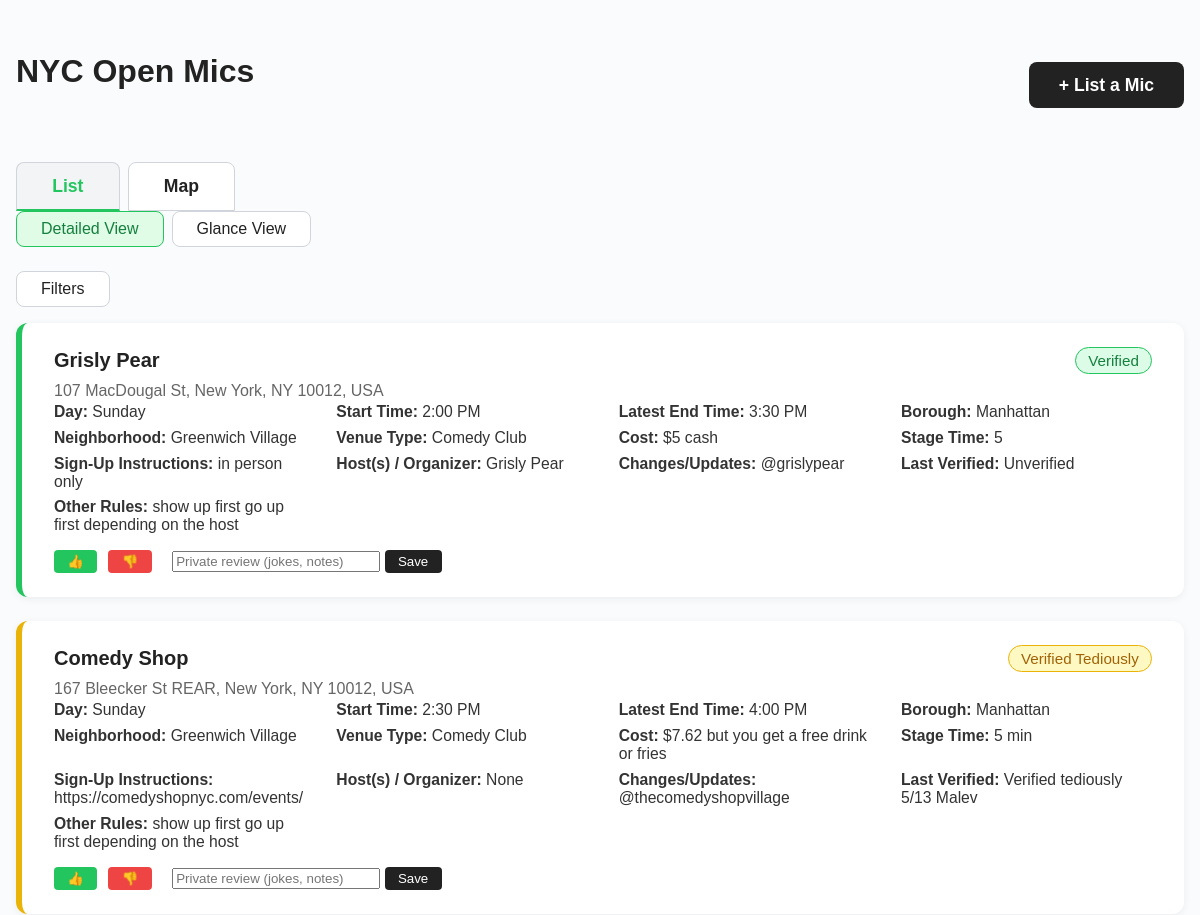
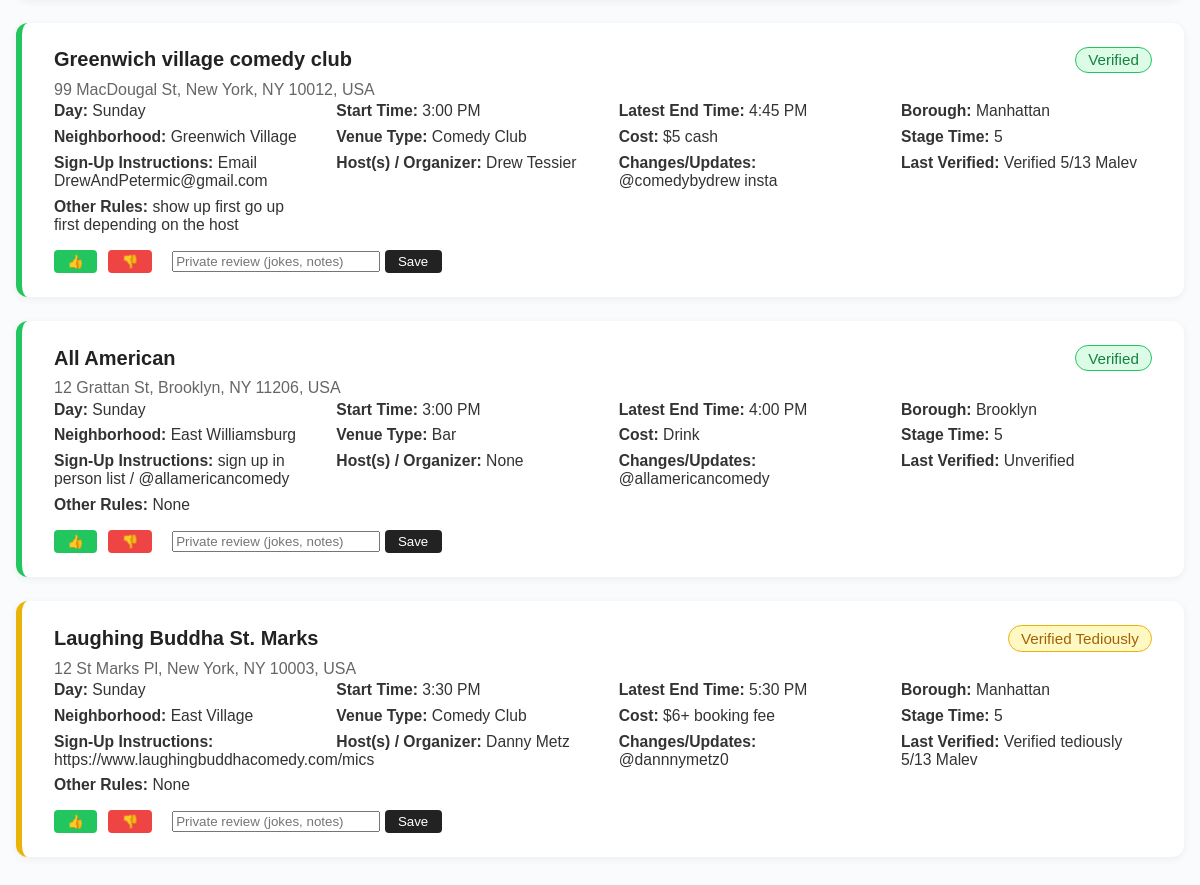
The page / on the database its author committed (2 pictures, top to bottom).
### mics/models.py (models this page shows, shortened)
class OpenMicEvent(models.Model):
    name = models.CharField(max_length=100)
    venue = models.CharField(max_length=100)
    address = models.CharField(max_length=255)
    date = models.DateField(blank=True, null=True)
    time = models.TimeField(blank=True, null=True)
    description = models.TextField(blank=True)
    day = models.CharField(max_length=20, blank=True, null=True)
    start_time = models.CharField(max_length=20, blank=True, null=True)
    latest_end_time = models.CharField(max_length=20, blank=True, null=True)
    borough = models.CharField(max_length=50, blank=True, null=True)
    neighborhood = models.CharField(max_length=100, blank=True, null=True)
    venue_type = models.CharField(max_length=50, blank=True, null=True)
    cost = models.CharField(max_length=100, blank=True, null=True)
    stage_time = models.CharField(max_length=50, blank=True, null=True)
    signup_instructions = models.TextField(blank=True, null=True)
    hosts = models.CharField(max_length=255, blank=True, null=True)
    changes_updates = models.TextField(blank=True, null=True)
    last_verified = models.CharField(max_length=100, blank=True, null=True)
    other_rules = models.TextField(blank=True, null=True)
    reviews = models.TextField(blank=True, null=True)
    unique_identifier = models.CharField(max_length=100, blank=True, null=True)
    verification_status = models.CharField(
        max_length=20,
        choices=[
            ("verified", "Verified"),
            ("verified tediously", "Verified Tediously"),
            ("unverified", "Unverified"),
        ],
        default="unverified",
    )

### mics/views.py (the view, shortened to what this page needs)
# urls.py: path('', views.open_mic_list, name='open_mic_list'),
def open_mic_list(request):
    events = OpenMicEvent.objects.all()
    search = request.GET.get('search', '').strip()
    mic_name = request.GET.get('mic_name', '').strip()
    venue_name = request.GET.get('venue_name', '').strip()
    neighborhood = request.GET.get('neighborhood', '').strip()
    weekday = request.GET.get('weekday', '').strip()
    borough = request.GET.get('borough', '').strip()
    cost = request.GET.get('cost', '').strip()
    verification_status = request.GET.get('verification_status', '').strip()
    if mic_name:
        events = events.filter(name__icontains=mic_name)
    if venue_name:
        events = events.filter(venue__icontains=venue_name)
    if neighborhood:
        events = events.filter(neighborhood__icontains=neighborhood)
    if weekday:
        events = events.filter(day__iexact=weekday)
    if borough:
        events = events.filter(borough__iexact=borough)
    if cost:
        if cost == 'free':
            events = events.filter(cost__icontains='free')
        elif cost == 'paid':
            events = events.exclude(cost__icontains='free')
    if verification_status:
        events = events.filter(verification_status=verification_status)
    events = events.order_by('date', 'time')
    WEEKDAYS = ["Monday", "Tuesday", "Wednesday", "Thursday", "Friday", "Saturday", "Sunday"]
    BOROUGHS = ["Manhattan", "Brooklyn", "Queens", "The Bronx", "Staten Island"]
    context = {
        'events': events,
        'search': search,
        'mic_name': mic_name,
        'venue_name': venue_name,
        'neighborhood': neighborhood,
        'weekday': weekday,
        'borough': borough,
        'cost': cost,
        'verification_status': verification_status,
        'weekdays': WEEKDAYS,
        'boroughs': BOROUGHS,
    }
    return render(request, 'mics/open_mic_list.html', context)

### mics/templates/mics/open_mic_list.html (shortened to what this page needs)
<!DOCTYPE html>
<html lang="en">
<head>
</head>
<body>
    <div class="mic-list-container">
        <div class="top-bar">
            <h1>NYC Open Mics</h1>
            <button class="add-mic-btn" type="button" onclick="document.getElementById('addMicModal').style.display='block'">+ List a Mic</button>
        </div>
        <form id="mainForm" method="get" style="margin-bottom:0;">
            <div class="toggle-group">
                <button type="button" class="toggle-btn {% if request.GET.view == 'list' or not request.GET.view %}active{% endif %}" onclick="setView('list')">List</button>
                <button type="button" class="toggle-btn {% if request.GET.view == 'map' %}active{% endif %}" onclick="setView('map')">Map</button>
            </div>
            {% if request.GET.view == 'list' or not request.GET.view %}
            <div class="sub-toggle-group">
                <button type="button" class="sub-toggle-btn {% if request.GET.list_type == 'detailed' or not request.GET.list_type %}active{% endif %}" onclick="setListType('detailed')">Detailed View</button>
                <button type="button" class="sub-toggle-btn {% if request.GET.list_type == 'glance' %}active{% endif %}" onclick="setListType('glance')">Glance View</button>
            </div>
            {% endif %}
            <div class="list-controls">
                <button type="button" class="filters-btn" onclick="toggleFilters()">Filters</button>
            </div>
        </form>
        {% if request.GET.view == 'map' %}
            <div id="mapContainer" style="height: 500px; border-radius: 12px; margin-bottom: 2em;"></div>
        {% else %}
            <div class="event-list">
                {% for event in events|slice:':5' %}
                <div class="event-card {% if event.verification_status == 'verified' %}verified{% elif event.verification_status == 'verified tediously' %}verified-tediously{% else %}unverified{% endif %}">
                    <div class="event-header">
                        <span class="venue">{{ event.name }}</span>
                        <span class="status-badge {% if event.verification_status == 'verified' %}verified{% elif event.verification_status == 'verified tediously' %}verified-tediously{% else %}unverified{% endif %}">
                            {% if event.verification_status == 'verified' %}Verified{% elif event.verification_status == 'verified tediously' %}Verified Tediously{% else %}Unverified{% endif %}
                        </span>
                    </div>
                    {% if event.address %}<div class="address">{{ event.address }}</div>{% endif %}
                    <div class="details">
                        <div><strong>Day:</strong> {{ event.day }}</div>
                        <div><strong>Start Time:</strong> {{ event.start_time }}</div>
                        <div><strong>Latest End Time:</strong> {{ event.latest_end_time }}</div>
                        <div><strong>Borough:</strong> {{ event.borough }}</div>
                        <div><strong>Neighborhood:</strong> {{ event.neighborhood }}</div>
                        <div><strong>Venue Type:</strong> {{ event.venue_type }}</div>
                        <div><strong>Cost:</strong> {{ event.cost }}</div>
                        <div><strong>Stage Time:</strong> {{ event.stage_time }}</div>
                        <div><strong>Sign-Up Instructions:</strong> {{ event.signup_instructions }}</div>
                        <div><strong>Host(s) / Organizer:</strong> {{ event.hosts }}</div>
                        <div><strong>Changes/Updates:</strong> {{ event.changes_updates }}</div>
                        <div><strong>Last Verified:</strong> {{ event.last_verified }}</div>
                        <div><strong>Other Rules:</strong> {{ event.other_rules }}</div>
                    </div>
                    <div class="event-interactions" style="margin-top:1em;">
                        <button onclick="event.preventDefault(); thumbsUp({{ event.id }});" style="background:#22c55e; color:#fff; border:none; border-radius:4px; padding:0.3em 1em; margin-right:0.5em;">👍</button>
                        <button onclick="event.preventDefault(); thumbsDown({{ event.id }});" style="background:#ef4444; color:#fff; border:none; border-radius:4px; padding:0.3em 1em;">👎</button>
                        <form onsubmit="event.preventDefault(); submitPrivateReview({{ event.id }}, this);" style="display:inline-block; margin-left:1em;">
                            <input type="text" name="private_review" placeholder="Private review (jokes, notes)" style="width:200px;">
                            <button type="submit" style="background:#222; color:#fff; border:none; border-radius:4px; padding:0.3em 1em;">Save</button>
                        </form>
                    </div>
                </div>
                {% endfor %}
            </div>
        {% endif %}
    </div>
    <link href="https://api.mapbox.com/mapbox-gl-js/v3.2.0/mapbox-gl.css" rel="stylesheet" />
</body>
</html>

### mics/templates/mics/open_mic_list.html (style rules this page uses)
body { font-family: Arial, sans-serif; margin: 0; background: #fafbfc; }
.mic-list-container { max-width: 1200px; margin: 0 auto; padding: 2em 1em; }
h1 { color: #222; margin-bottom: 1.5em; }
.top-bar { display: flex; align-items: center; justify-content: space-between; margin-bottom: 1.5em; }
.toggle-group { display: flex; gap: 0.5em; }
.toggle-btn { background: #fff; border: 1.5px solid #d1d5db; border-radius: 8px 8px 0 0; padding: 0.7em 2em; font-size: 1.1em; font-weight: 600; color: #222; cursor: pointer; transition: background 0.2s, color 0.2s; }
.toggle-btn.active { background: #f3f4f6; color: #22c55e; border-bottom: 2.5px solid #22c55e; }
.sub-toggle-group { display: flex; gap: 0.5em; margin-bottom: 1.5em; }
.sub-toggle-btn { background: #fff; border: 1.5px solid #d1d5db; border-radius: 8px; padding: 0.5em 1.5em; font-size: 1em; font-weight: 500; color: #222; cursor: pointer; transition: background 0.2s, color 0.2s; }
.sub-toggle-btn.active { background: #e0fce7; color: #15803d; border: 1.5px solid #22c55e; }
.list-controls { display: flex; align-items: center; justify-content: space-between; margin-bottom: 1em; }
.filters-btn { background: #fff; border: 1.5px solid #d1d5db; border-radius: 8px; padding: 0.5em 1.5em; font-size: 1em; font-weight: 500; color: #222; cursor: pointer; margin-right: 1em; }
.add-mic-btn { background: #222; color: #fff; border: none; border-radius: 8px; padding: 0.7em 1.7em; font-size: 1.1em; font-weight: 600; cursor: pointer; transition: background 0.2s; }
.event-list { margin-bottom: 2em; }
.event-card { background: #fff; border-radius: 12px; box-shadow: 0 2px 8px rgba(0,0,0,0.06); padding: 1.5em 2em; margin-bottom: 1.5em; border-left: 6px solid #ccc; display: flex; flex-direction: column; position: relative; transition: box-shadow 0.2s; }
.event-card.verified { border-left-color: #22c55e; }
.event-card.verified-tediously { border-left-color: #eab308; }
.event-header { display: flex; align-items: center; justify-content: space-between; margin-bottom: 0.5em; }
.venue { font-size: 1.25em; font-weight: 600; color: #222; }
.status-badge { font-size: 0.95em; font-weight: 500; padding: 0.25em 0.8em; border-radius: 999px; margin-left: 1em; display: inline-block; }
.status-badge.verified { background: #dcfce7; color: #15803d; border: 1px solid #22c55e; }
.status-badge.verified-tediously { background: #fef9c3; color: #a16207; border: 1px solid #eab308; }
.date-time, .address { color: #666; font-size: 1em; margin-bottom: 0.2em; }
.details { display: grid; grid-template-columns: repeat(auto-fit, minmax(220px, 1fr)); gap: 0.5em 2em; font-size: 0.98em; color: #333; }

### rows shown on the page
OpenMicEvent: name "Grisly Pear", verification_status "Verified", address "107 MacDougal St, New York, NY 10012, USA", day "Sunday", start_time "2:00 PM", latest_end_time "3:30 PM", borough "Manhattan", neighborhood "Greenwich Village", venue_type "Comedy Club", cost "$5 cash", stage_time "5", signup_instructions "in person only", hosts "Grisly Pear", changes_updates "@grislypear", last_verified "Unverified", other_rules "show up first go up first depending on the host"
OpenMicEvent: name "Comedy Shop", shows "Verified Tediously", address "167 Bleecker St REAR, New York, NY 10012, USA", day "Sunday", start_time "2:30 PM", latest_end_time "4:00 PM", borough "Manhattan", neighborhood "Greenwich Village", venue_type "Comedy Club", cost "$7.62 but you get a free drink or fries", stage_time "5 min", signup_instructions "https://comedyshopnyc.com/events/", hosts "None", changes_updates "@thecomedyshopvillage", last_verified "Verified tediously 5/13 Malev", other_rules "show up first go up first depending on the host"
OpenMicEvent: name "Greenwich village comedy club", verification_status "Verified", address "99 MacDougal St, New York, NY 10012, USA", day "Sunday", start_time "3:00 PM", latest_end_time "4:45 PM", borough "Manhattan", neighborhood "Greenwich Village", venue_type "Comedy Club", cost "$5 cash", stage_time "5", signup_instructions "Email DrewAndPetermic@gmail.com", hosts "Drew Tessier", changes_updates "@comedybydrew insta", last_verified "Verified 5/13 Malev", other_rules "show up first go up first depending on the host"
OpenMicEvent: name "All American", verification_status "Verified", address "12 Grattan St, Brooklyn, NY 11206, USA", day "Sunday", start_time "3:00 PM", latest_end_time "4:00 PM", borough "Brooklyn", neighborhood "East Williamsburg", venue_type "Bar", cost "Drink", stage_time "5", signup_instructions "sign up in person list / @allamericancomedy", hosts "None", changes_updates "@allamericancomedy", last_verified "Unverified", other_rules "None"
OpenMicEvent: name "Laughing Buddha St. Marks", shows "Verified Tediously", address "12 St Marks Pl, New York, NY 10003, USA", day "Sunday", start_time "3:30 PM", latest_end_time "5:30 PM", borough "Manhattan", neighborhood "East Village", venue_type "Comedy Club", cost "$6+ booking fee", stage_time "5", signup_instructions "https://www.laughingbuddhacomedy.com/mics", hosts "Danny Metz", changes_updates "@dannnymetz0", last_verified "Verified tediously 5/13 Malev", other_rules "None"
